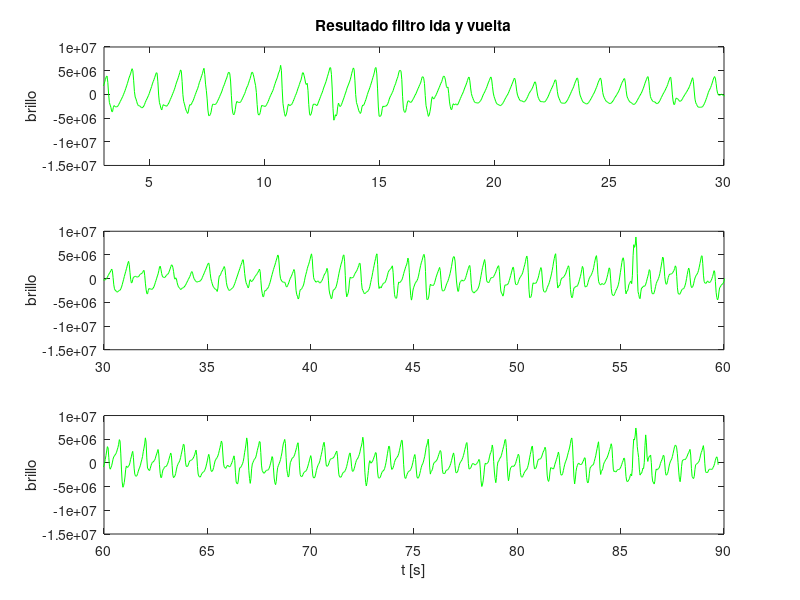
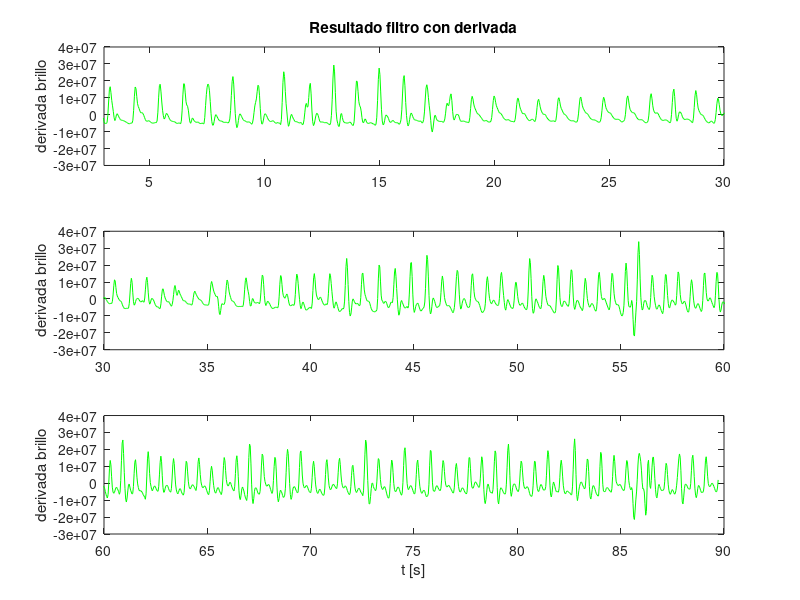
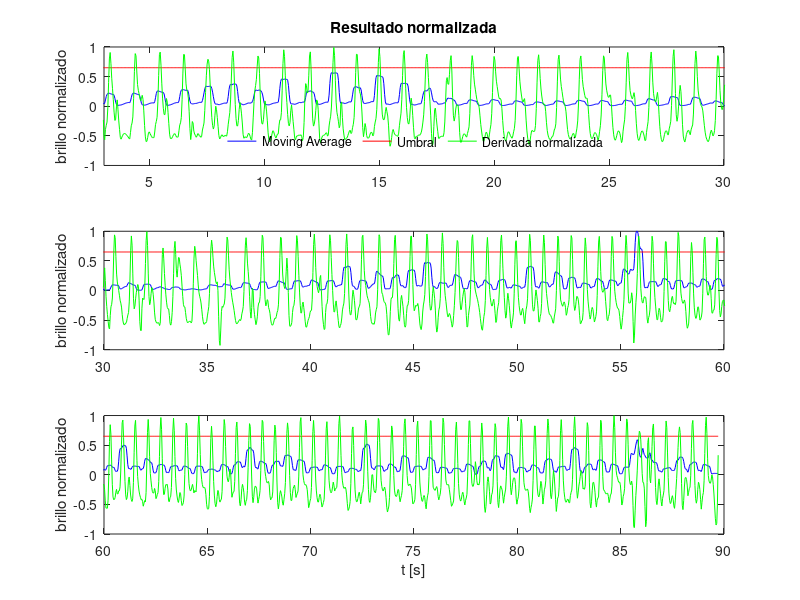
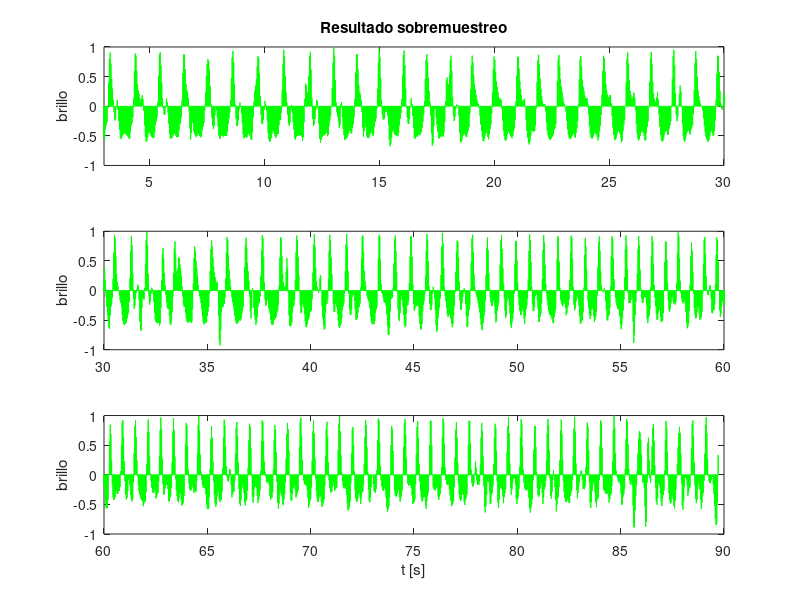

These figures' MATLAB source, in order:
clear all;

pkg load control;
addpath('/usr/share/octave/packages/signal-1.3.2'); %incluye el specgram

load intensidad_RGB.mat; % brillo, 1 es R, 2 es G, 3 es B.

video_length = length(brillo);

frec_video = 29.37; %frecuencia muestreo video
t_video = 1/(frec_video); %tiempo muestreo video

ejeXvideo = 0 : t_video : ((video_length-1)*t_video);

[b, a] = butter( 4, [0.4*2/frec_video , 10*2/frec_video]); %FiltroPincripal

%% 10 a.
ida_vuelta = filtfilt(b, a, brillo(:,2));
filtrado = filter(b, a, brillo(:,2));

figure;
subplot(3,1,1);
plot(ejeXvideo, ida_vuelta, 'g');
ylabel('brillo');
xlim([3 30]);
title('Resultado filtro ida y vuelta');

subplot(3,1,2);
plot(ejeXvideo, ida_vuelta, 'g');
ylabel('brillo');
xlim([30 60]);

subplot(3,1,3);
plot(ejeXvideo, ida_vuelta, 'g');
ylabel('brillo');
xlim([60 90]);

xlabel('t [s]');
print -djpg imagenes/punto_10_a_cardiometro.jpg; %Octave
grid minor;

%% 10 b.
filtrado = filter([-2 -1 0 1 2], 1, ida_vuelta);

figure;
subplot(3,1,1);
plot(ejeXvideo, filtrado, 'g');
ylabel('derivada brillo');
title('Resultado filtro con derivada');
xlim([3 30]);

subplot(3,1,2);
plot(ejeXvideo, filtrado, 'g');
ylabel('derivada brillo');
xlim([30 60]);

subplot(3,1,3);
plot(ejeXvideo, filtrado, 'g');
ylabel('derivada brillo');
xlim([60 90]);
xlabel('t [s]');
print -djpg imagenes/punto_10_b_cardiometro.jpg; %Octave
grid minor;

%% 10 c.

length_Ma = 12;
ma = ones(1,length_Ma)./(length_Ma); %Moving Average
filtMovingAverage = conv(ma, filtrado.^2);

filtMA_length = length(filtMovingAverage);
puntos_descarte = (length_Ma)/2;
filtMovingAverage = filtMovingAverage(puntos_descarte : (filtMA_length-puntos_descarte));

final = filtrado ./ sqrt(filtMovingAverage);

umbral_value = 0.65;
umbral = ones(1,video_length)*umbral_value; %Moving Average

figure;
subplot(3,1,1);
plot(ejeXvideo, (filtMovingAverage)/max(filtMovingAverage), 'b');
hold on;
plot(ejeXvideo, umbral, 'r');
plot(ejeXvideo, final/max(final), 'g');
legend('Moving Average','Umbral','Derivada normalizada','location','south','Orientation','horizontal');
title('Resultado normalizada');
ylabel('brillo normalizado');
legend boxoff;
xlim([3 30]);

subplot(3,1,2);
plot(ejeXvideo, (filtMovingAverage)/max(filtMovingAverage), 'b');
hold on;
plot(ejeXvideo, umbral, 'r');
plot(ejeXvideo, final/max(final), 'g');
ylabel('brillo normalizado');
xlim([30 60]);

subplot(3,1,3);
plot(ejeXvideo, (filtMovingAverage)/max(filtMovingAverage), 'b');
hold on;
plot(ejeXvideo, umbral, 'r');
plot(ejeXvideo, final/max(final), 'g');
ylabel('brillo normalizado');
xlim([60 90]);

xlabel('t [s]');
print -djpg imagenes/punto_10_c_cardiometro.jpg; %Octave
grid minor;

%% 10 d.
ejeXsobreMuestreoVideo = 0 : t_video/4 : (((video_length)-(1/4))*t_video);
sobreMuestreo = upsample(final,4);

figure;
%legend('Moving Average','Umbral','Senial derivada normalizada');
subplot(3,1,1);
plot(ejeXsobreMuestreoVideo, sobreMuestreo/max(sobreMuestreo), 'g');
ylabel('brillo');
title('Resultado sobremuestreo');
xlim([3 30]);

subplot(3,1,2);
plot(ejeXsobreMuestreoVideo, sobreMuestreo/max(sobreMuestreo), 'g');
ylabel('brillo');
xlim([30 60]);

subplot(3,1,3);
plot(ejeXsobreMuestreoVideo, sobreMuestreo/max(sobreMuestreo), 'g');
ylabel('brillo');
xlim([60 90]);

xlabel('t [s]');
print -djpg imagenes/punto_10_d_cardiometro.jpg; %Octave
grid minor;

f = linspace(-frec_video/2, frec_video/2, video_length*4);
DFT_sobre_muestreo = fftshift(abs(fft(sobreMuestreo)));

[b, a] = butter( 7, 3.3*2/frec_video); %FiltroPasaBajoLimpia

%Diagrama polos y ceros
figure;
pzmap(tf(b,a));
print -djpg imagenes/punto_10_d_diagrama_polos_ceros_cardiometro.jpg; %Octave
grid minor;

%Disenia el filtro para una senial compuesta por un uno y todo los demas ceros escalado por Fs
figure;
freqz(b, a, 512, "half", frec_video);
print -djpg imagenes/punto_10_d_diagrama_filtro_cardiometro.jpg; %Octave
grid minor;

impulso = zeros(1,190);
impulso(1) = 16/(frec_video);

respuestaImpulso = filter(b, a, impulso);
respuestaImpulso(video_length) = 0;

figure;
plot( ejeXvideo, respuestaImpulso, 'b');
xlabel('t [s]');
ylabel('brillo');
xlim([0 2]);
title('Respuesta al Impulso');
ylim([-0.06 0.15]);
print -djpg imagenes/punto_10_respuesta_impulso_cardiometro.jpg; %Octave
grid minor;

%respuestaImpulso = zeros(1,video_length*4);
respuestaImpulso = filtfilt(b, a, impulso);
respuestaImpulso(video_length*4) = 0;

DFT_respuestaImpulso = 20*log(fftshift(abs(fft(respuestaImpulso))));

respuestaSobreMuestreo = filtfilt(b, a, sobreMuestreo);
DFT_respuestaSobreMuestreo = fftshift(abs(fft(respuestaSobreMuestreo)));

figure;

plot( f, DFT_sobre_muestreo, 'b');
hold on;
plot( f, DFT_respuestaSobreMuestreo, 'g');
plot( f, DFT_respuestaImpulso, 'k');
xlabel('f [Hz]');
ylabel('intensidad [modulo], Modulo [dB]');
title('DFT del sobremuestreo y el filtro');
legend('DFT senial sobremuestreada','DFT senial filtrada','Filtro');

print -djpg imagenes/punto_10_d_fft_cardiometro.jpg; %Octave
grid minor;

figure;

plot( ejeXsobreMuestreoVideo, respuestaSobreMuestreo./max(respuestaSobreMuestreo), 'b');
hold on;
plot(ejeXvideo, final./max(final), 'g');
title('Comparacion');
xlim([15 30]);
ylabel('brillo');
xlabel('tiempo [s]');
legend('Resultado sobremuestreada','Resultado sin sobremuestreo');
legend boxoff;

print -djpg imagenes/punto_10_d_filtrado_sobremuestreo_cardiometro.jpg; %Octave
grid minor;

%% 10 e.
max_signal = max(respuestaSobreMuestreo);
umbralSignal = umbral_value*max_signal;

puntosMayoresUmbral = respuestaSobreMuestreo > umbralSignal;
derivadaMayoresUmbral = diff(puntosMayoresUmbral);

intervalos = find(derivadaMayoresUmbral);

picos = [];
for (i = 1:2:length(intervalos))
	picos((i+1)/2) = round((intervalos(i)+intervalos(i+1))/2);
endfor

umbral = ones(1,video_length*4)*umbral_value; %Umbral

figure;
title('Senial para busqueda de picos con umbral 0.7');
%legend('Moving Average','Umbral','Senial derivada normalizada');
subplot(3,1,1);
plot(ejeXsobreMuestreoVideo, umbral, 'r');
hold on;
plot(ejeXsobreMuestreoVideo, respuestaSobreMuestreo/max(respuestaSobreMuestreo), 'g');
plot(ejeXsobreMuestreoVideo(picos),respuestaSobreMuestreo(picos)/max(respuestaSobreMuestreo), 'o');
xlim([3 30]);

subplot(3,1,2);
plot(ejeXsobreMuestreoVideo, umbral, 'r');
hold on;
plot(ejeXsobreMuestreoVideo, respuestaSobreMuestreo/max(respuestaSobreMuestreo), 'g');
plot(ejeXsobreMuestreoVideo(picos),respuestaSobreMuestreo(picos)/max(respuestaSobreMuestreo), 'o');
xlim([30 60]);

subplot(3,1,3);
plot(ejeXsobreMuestreoVideo, umbral, 'r');
hold on;
plot(ejeXsobreMuestreoVideo, respuestaSobreMuestreo/max(respuestaSobreMuestreo), 'g');
plot(ejeXsobreMuestreoVideo(picos),respuestaSobreMuestreo(picos)/max(respuestaSobreMuestreo), 'o');
xlim([60 90]);

xlabel('t [s]');
print -djpg imagenes/punto_10_d_mas_definicion_cardiometro.jpg; %Octave
grid minor;


